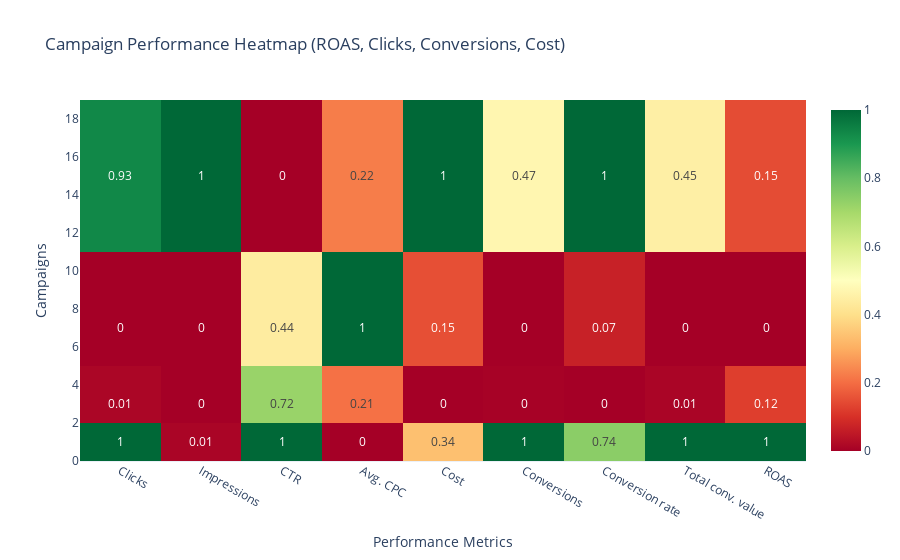

Notebook source saved alongside this figure:
### Markdown cell above
Heatmap

### Code cell
normalized_data = campaign_per.set_index("Campaign")
normalized_data = (normalized_data - normalized_data.min()) / (normalized_data.max() - normalized_data.min())

fig = go.Figure(data=go.Heatmap(
    z=normalized_data.values,
    x=normalized_data.columns,
    y=normalized_data.index,
    colorscale="RdYlGn", 
    text=normalized_data.round(2).values,
    texttemplate="%{text}",
    hoverinfo="text"))

fig.update_layout(
    title="Campaign Performance Heatmap (ROAS, Clicks, Conversions, Cost)",
    xaxis=dict(title="Performance Metrics"),
    yaxis=dict(title="Campaigns"),
    template="plotly_white")

fig.show()

### Figure 1 — Plotly figure (JSON) as saved in the notebook; plotly's stock layout.template omitted (floating-point values rounded to 4 significant figures)
{"data": [{"colorscale": [[0, "rgb(165,0,38)"], [0.1, "rgb(215,48,39)"], [0.2, "rgb(244,109,67)"], [0.3, "rgb(253,174,97)"], [0.4, "rgb(254,224,139)"], [0.5, "rgb(255,255,191)"], [0.6, "rgb(217,239,139)"], [0.7, "rgb(166,217,106)"], [0.8, "rgb(102,189,99)"], [0.9, "rgb(26,152,80)"], [1, "rgb(0,104,55)"]], "hoverinfo": "text", "text": [[1, 0.01, 1, 0, 0.34, 1, 0.74, 1, 1], [0.01, 0, 0.72, 0.21, 0, 0, 0, 0.01, 0.12], [0, 0, 0.44, 1, 0.15, 0, 0.07, 0, 0], [0.93, 1, 0, 0.22, 1, 0.47, 1, 0.45, 0.15]], "texttemplate": "%{text}", "type": "heatmap", "x": ["Clicks", "Impressions", "CTR", "Avg. CPC", "Cost", "Conversions", "Conversion rate", "Total conv. value", "ROAS"], "y": [1, 3, 7, 15], "z": [[1, 0.009493, 1, 0, 0.3351, 1, 0.7425, 1, 1], [0.01244, 0, 0.7203, 0.2067, 0, 0.004459, 0, 0.00988, 0.1229], [0, 0.0004114, 0.44, 1, 0.1512, 0, 0.06821, 0, 0], [0.9327, 1, 0, 0.2239, 1, 0.4714, 1, 0.4491, 0.1461]]}], "layout": {"title": {"text": "Campaign Performance Heatmap (ROAS, Clicks, Conversions, Cost)"}, "xaxis": {"title": {"text": "Performance Metrics"}}, "yaxis": {"title": {"text": "Campaigns"}}}}
